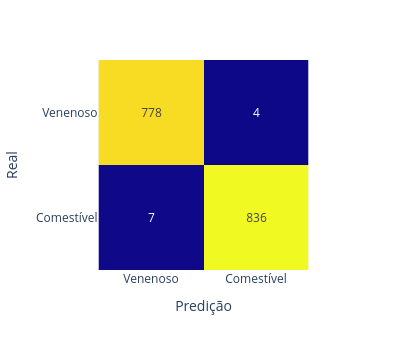

Here is the notebook cell this chart was saved with:
### Code cell
# matriz para visualização dos valores de acerto e erro

matrix = confusion_matrix(y_test_bin, y_pred_bin)

fig = px.imshow(matrix,
                labels=dict(x='Predição', y='Real', color='Contagem'),
                x=['Venenoso', 'Comestível'],
                y=['Venenoso', 'Comestível'])

fig.update_traces(text=matrix, texttemplate='%{z}')
fig.update_layout(coloraxis_showscale=False, height=350, width=400)
fig.show()

### Figure 1 — Plotly figure (JSON) as saved in the notebook; plotly's stock layout.template omitted (floating-point values rounded to 4 significant figures)
{"data": [{"coloraxis": "coloraxis", "hovertemplate": "Predição: %{x}<br>Real: %{y}<br>Contagem: %{z}<extra></extra>", "name": "0", "text": [[778, 4], [7, 836]], "texttemplate": "%{z}", "type": "heatmap", "x": ["Venenoso", "Comestível"], "xaxis": "x", "y": ["Venenoso", "Comestível"], "yaxis": "y", "z": [[778, 4], [7, 836]]}], "layout": {"coloraxis": {"colorbar": {"title": {"text": "Contagem"}}, "colorscale": [[0, "#0d0887"], [0.1111, "#46039f"], [0.2222, "#7201a8"], [0.3333, "#9c179e"], [0.4444, "#bd3786"], [0.5556, "#d8576b"], [0.6667, "#ed7953"], [0.7778, "#fb9f3a"], [0.8889, "#fdca26"], [1, "#f0f921"]], "showscale": false}, "height": 350, "margin": {"t": 60}, "width": 400, "xaxis": {"anchor": "y", "constrain": "domain", "domain": [0, 1], "scaleanchor": "y", "title": {"text": "Predição"}}, "yaxis": {"anchor": "x", "autorange": "reversed", "constrain": "domain", "domain": [0, 1], "title": {"text": "Real"}}}}
